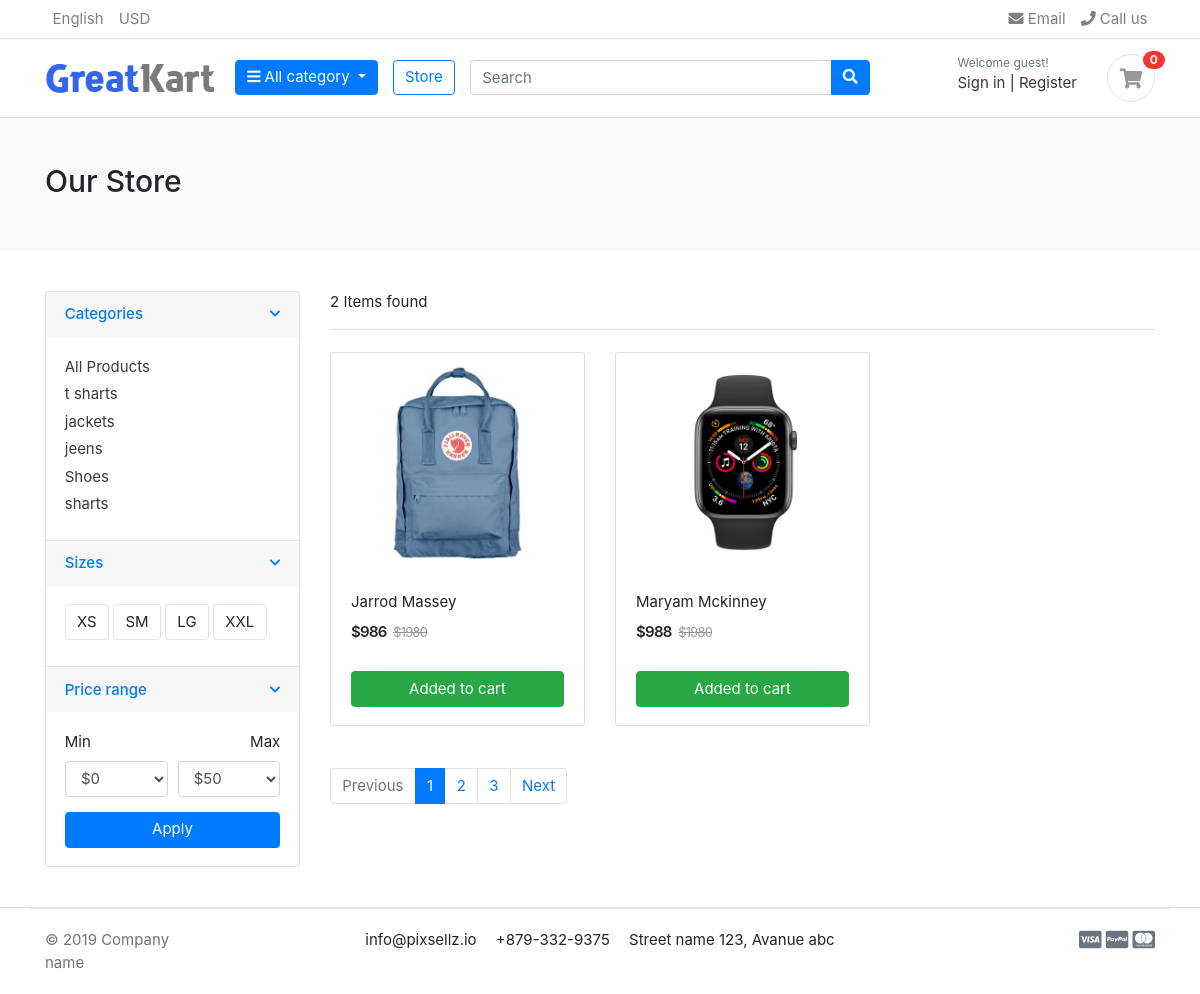
Screenshot of /store/category/t-sharts with the database file from the repository.
### category/models.py (models this page shows, shortened)
class Category(models.Model):
    category_name = models.CharField(max_length = 50,unique=True)
    slug  = models.SlugField(max_length = 50,unique=True)
    description = models.TextField(max_length=250,blank=True)
    cat_image=models.ImageField(upload_to='photo/categories',blank=True)
    class Meta:
        verbose_name='category'
        verbose_name_plural='categories'
    def get_url(self):
        return reverse('product_by_category',args=[self.slug])

### store/models.py (models this page shows, shortened)
class Product(models.Model):
    product_name = models.CharField(max_length = 150,unique=True)
    slug = models.SlugField(max_length = 150,unique=True)
    description = models.TextField(max_length=500,blank=True)
    price = models.IntegerField()
    images = models.ImageField(upload_to='photo/product')
    stock = models.IntegerField()
    is_available=models.BooleanField(default=True)
    category=models.ForeignKey(Category,on_delete=models.CASCADE)
    created_date = models.DateTimeField(auto_now_add=True)
    modified_date = models.DateTimeField(auto_now_add=True)
    def get_url(self):
        return reverse('product_detail',args=[self.category.slug,self.slug])

### store/views.py (the view)
# urls.py: path('store/',include('store.urls')),
def store(request,categories_slug=None):
    categories=None
    products=None
    if categories_slug!=None:
        categories=get_object_or_404(Category,slug=categories_slug)
        products=Product.objects.filter(category=categories,is_available=True)
    else:
        products=Product.objects.all().filter(is_available=True)
    context={
        'products':products,
        'products_count':products.count()
    }
    return render(request,'store/store.html',context)

### carts/context_processors.py (called while the page is built)
def counter(request):
    cart_count = 0
    if 'admin' in request.path:
        return {}
    else:
        try:
            cart = Cart.objects.filter(cart_id=_cart_id(request))
            cart_items = CartItem.objects.all().filter(cart=cart[:1])
            for cart_item in cart_items:
                cart_count += cart_item.quantity
        except Cart.DoesNotExist:
            cart_count = 0
    return dict(cart_count=cart_count)

### carts/views.py (called while the page is built)
def _cart_id(request):
    cart=request.session.session_key
    if not cart:
        cart=request.session.create()
    return cart

### category/context_processors.py (called while the page is built)
def menu_link(request):
    links=Category.objects.all()
    return dict(links=links)

### greatkart/templates/store/store.html (shortened to what this page needs)
{% extends 'base.html' %}
{% block content %}
{% load static %}
<section class="section-pagetop bg">
    <div class="container">
        {% if 'search' in request.path %}
        <h2 class="title-page">Search Result</h2>
        {% else %}
        <h2 class="title-page">Our Store</h2>
        {% endif %}
    </div>
</section>
<section class="section-content padding-y">
    <div class="container">
    <div class="row">
        <aside class="col-md-3">
    <div class="card">
        <article class="filter-group">
            <header class="card-header">
                <a href="#" data-toggle="collapse" data-target="#collapse_1" aria-expanded="true" class="">
                    <i class="icon-control fa fa-chevron-down"></i>
                    <h6 class="title">Categories</h6>
                </a>
            </header>
            <div class="filter-content collapse show" id="collapse_1" style="">
                <div class="card-body">
                    <ul class="list-menu">
                        <li><a href="{% url 'store' %}">All Products</a></li>
                        {% for category in links%}
                        <li><a href="{{ category.get_url }}"> {{ category.category_name }} </a></li>
                        {% endfor %}
                    </ul>
                </div>
            </div>
        </article>
        <article class="filter-group">
            <header class="card-header">
                <a href="#" data-toggle="collapse" data-target="#collapse_4" aria-expanded="true" class="">
                    <i class="icon-control fa fa-chevron-down"></i>
                    <h6 class="title">Sizes </h6>
                </a>
            </header>
            <div class="filter-content collapse show" id="collapse_4" style="">
                <div class="card-body">
                  <label class="checkbox-btn">
                    <span class="btn btn-light"> XS </span>
                  </label>
                  <label class="checkbox-btn">
                    <span class="btn btn-light"> SM </span>
                  </label>
                  <label class="checkbox-btn">
                    <span class="btn btn-light"> LG </span>
                  </label>
                  <label class="checkbox-btn">
                    <span class="btn btn-light"> XXL </span>
                  </label>
            </div>
            </div>
        </article>
        <article class="filter-group">
            <header class="card-header">
                <a href="#" data-toggle="collapse" data-target="#collapse_3" aria-expanded="true" class="">
                    <i class="icon-control fa fa-chevron-down"></i>
                    <h6 class="title">Price range </h6>
                </a>
            </header>
            <div class="filter-content collapse show" id="collapse_3" style="">
                <div class="card-body">
                    <div class="form-row">
                    <div class="form-group col-md-6">
                      <label>Min</label>
                          <select class="mr-2 form-control">
                            <option value="0">$0</option>
                        </select>
                    </div>
                    <div class="form-group text-right col-md-6">
                      <label>Max</label>
                          <select class="mr-2 form-control">
                            <option value="50">$50</option>
                        </select>
                    </div>
                    </div>
                    <button class="btn btn-block btn-primary">Apply</button>
                </div>
            </div>
        </article>
    </div>
        </aside>
        <main class="col-md-9">
    <header class="border-bottom mb-4 pb-3">
            <div class="form-inline">
                <span class="mr-md-auto">{{ products_count }} Items found </span>
            </div>
    </header>
    <div class="row">
        {% if products %}
        {% for product in products %}
        <div class="col-md-4">
            <figure class="card card-product-grid">
                <div class="img-wrap">
                    <img src="{{ product.images.url }}">
                </div>
                <figcaption class="info-wrap">
                    <div class="fix-height">
                        <a href="{{ product.get_url }}" class="title">{{ product.product_name }}</a>
                        <div class="price-wrap mt-2">
                            <span class="price">${{ product.price }}</span>
                            <del class="price-old">$1980</del>
                        </div>
                    </div>
                    <a href="{% url 'add_cart' product.id %}" class="btn btn-block btn-success">Added to cart </a>
                </figcaption>
            </figure>
        </div>
      {% endfor %}
      {% else %}
      <h4>No result found </h4>
     {% endif %}
    </div>
    <nav class="mt-4" aria-label="Page navigation sample">
      <ul class="pagination">
        <li class="page-item disabled"><a class="page-link" href="#">Previous</a></li>
        <li class="page-item active"><a class="page-link" href="#">1</a></li>
        <li class="page-item"><a class="page-link" href="#">2</a></li>
        <li class="page-item"><a class="page-link" href="#">3</a></li>
        <li class="page-item"><a class="page-link" href="#">Next</a></li>
      </ul>
    </nav>
        </main>
    </div>
    </div>
    </section>
{% endblock %}

### greatkart/static/css/ui.css (style rules this page uses)
html { font-family: "Inter", sans-serif; font-size: 15px; }
.img-wrap { text-align: center; display: block; }
.img-wrap img { max-width: 100%; }
.price-wrap { letter-spacing: -0.7px; }
.padding-y { padding-top: 40px; padding-bottom: 40px; }
figure { margin-bottom: 0; }
article:after, .form-group:after { display: block; clear: both; content: ""; }
.bg { background-color: #f8f9fa; }
.title-page { color: #212529; }
.btn-light { background-color: #fff; border-color: #e4e4e4; }
[class*=list-] li:after { visibility: hidden; display: block; content: ""; overflow: hidden; height: 0; clear: both; }
.list-menu { list-style: none; margin: 0; padding-left: 0; }
.list-menu li { margin-bottom: 5px; }
.list-menu a { color: #343a40; }
[class*=card-product] a.title { color: #212529; display: block; }
[class*=card-product] .img-wrap { overflow: hidden; position: relative; }
[class*=card-product] .img-wrap img { height: 100%; max-width: 100%; width: auto; display: inline-block; -o-object-fit: cover; object-fit: cover; }
.card-product-grid { margin-bottom: 20px; }
.card-product-grid .img-wrap { border-radius: 0.2rem 0.2rem 0 0; height: 220px; }
.card-product-grid .info-wrap { overflow: hidden; padding: 18px 20px; }
.card-product-grid .fix-height { height: 80px; overflow: hidden; }
.card .img-wrap { overflow: hidden; }
.price { font-weight: 600; color: #212529; }
.price-old { color: #969696; margin-left: 3px; font-size: 85%; }
.icon-control { margin-top: 5px; float: right; font-size: 80%; }
.card-header .title { margin-bottom: 0; line-height: 1.5; }
.filter-group { border-bottom: 1px solid #e4e4e4; }
.filter-group .card-header { border-bottom: 0; }
.filter-group:last-child { border-bottom: 0; }
.checkbox-btn { position: relative; }
.section-pagetop { padding: 45px 0; }

### rows the page displays
Category: category_name "t sharts"
Category: category_name "jackets"
Category: category_name "jeens"
Category: category_name "Shoes"
Category: category_name "sharts"
Product: images (picture), product_name "Jarrod Massey", price "986"
Product: images (picture), product_name "Maryam Mckinney", price "988"

### other values shown
{{ cart_count }} "0"
{{ products_count }} "2"
